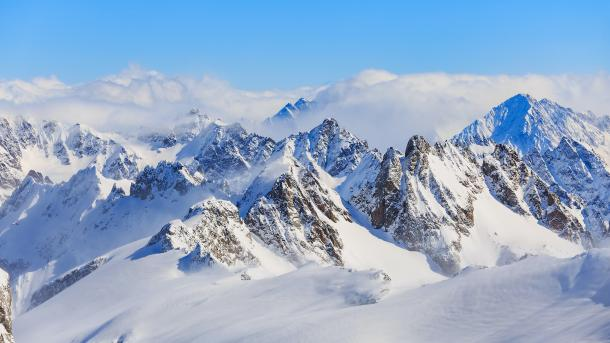
#> input picture slides/01.dasar_pengolahan_citra_digital/dataset/mountain.jpg, 610 x 343 px
$ python 16.pillow_blending.py
#> lines starting #> are read from the running program, lines starting #| are printed output that depends on the picture
"""
script ini akan melakukan blending 2 citra menjadi satu secara interpolasi dengan memanfaatkan library pillow.
penjelasan lebih detil dapat dibaca di file html atau python notebook yang telah disediakan
"""

from PIL import Image

im1 = Image.open("../dataset/mountain.jpg")
#> im1 is the input picture: PIL image 610x343 RGB; mean R, G, B 146.6, 170.4, 199.7
im2 = Image.open("../dataset/rose.png")
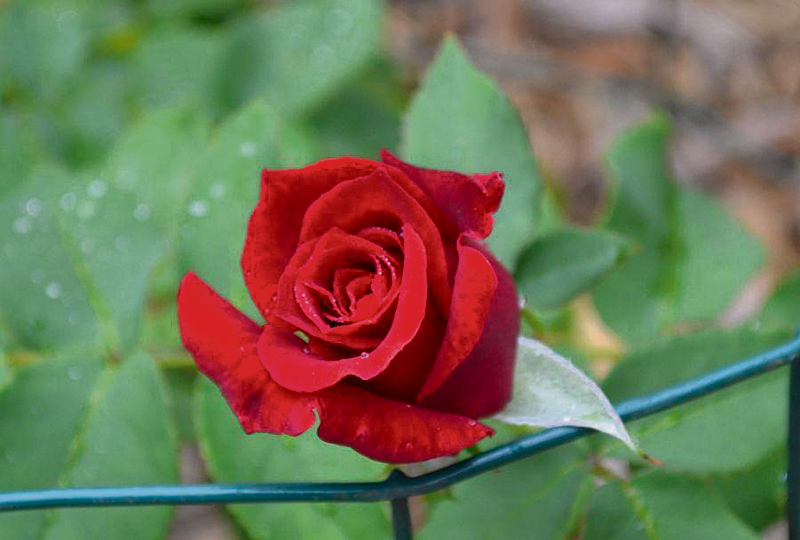
#> input picture slides/01.dasar_pengolahan_citra_digital/dataset/rose.png, 800 x 540 px
#> im2 is the input picture: PIL image 800x540 RGB; mean R, G, B 111.9, 115.3, 87.1

print(im1.width, im1.height, im1.mode)
#| 610 343 RGB
print(im2.width, im2.height, im2.mode)
#| 800 540 RGB

im1 = im1.convert('RGB')
im2 = im2.resize((im1.width, im1.height), Image.BILINEAR)
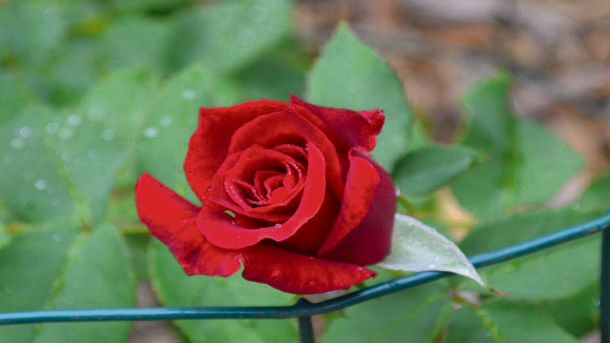
#> im2: PIL image 610x343 RGB; mean R, G, B 111.9, 115.3, 87.1
im = Image.blend(im1, im2, alpha=0.5)
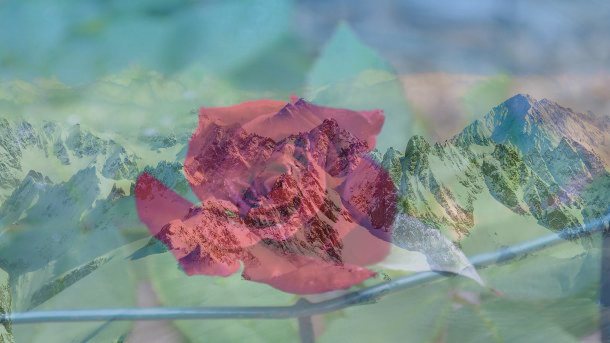
#> im: PIL image 610x343 RGB; mean R, G, B 129, 142.6, 143.2
im.show()
